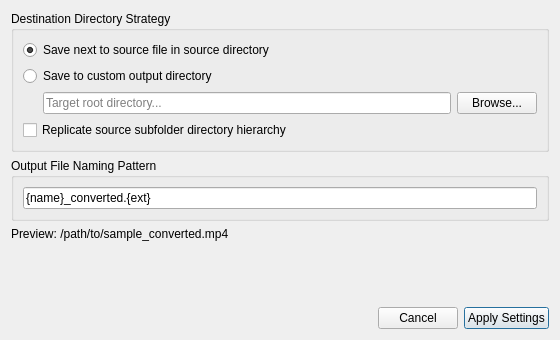
<?xml version="1.0" encoding="UTF-8"?>
<ui version="4.0">
 <class>OutputPathDialog</class>
 <widget class="QDialog" name="OutputPathDialog">
  <property name="geometry">
   <rect>
    <x>0</x>
    <y>0</y>
    <width>560</width>
    <height>340</height>
   </rect>
  </property>
  <property name="windowTitle">
   <string>Manual Output Path &amp; Hierarchy Formatting</string>
  </property>
  <layout class="QVBoxLayout" name="mainOutputLayout">
   <item>
    <widget class="QGroupBox" name="grpFolderFormat">
     <property name="title">
      <string>Destination Directory Strategy</string>
     </property>
     <layout class="QVBoxLayout" name="folderStrategyLayout">
      <item>
       <widget class="QRadioButton" name="radSameAsSource">
        <property name="text">
         <string>Save next to source file in source directory</string>
        </property>
        <property name="checked">
         <bool>true</bool>
        </property>
       </widget>
      </item>
      <item>
       <widget class="QRadioButton" name="radCustomFolder">
        <property name="text">
         <string>Save to custom output directory</string>
        </property>
       </widget>
      </item>
      <item>
       <layout class="QHBoxLayout" name="customDirLayout">
        <property name="leftMargin">
         <number>20</number>
        </property>
        <item>
         <widget class="QLineEdit" name="txtBaseOutputDir">
          <property name="placeholderText">
           <string>Target root directory...</string>
          </property>
         </widget>
        </item>
        <item>
         <widget class="QPushButton" name="btnBrowseDir">
          <property name="text">
           <string>Browse...</string>
          </property>
         </widget>
        </item>
       </layout>
      </item>
      <item>
       <widget class="QCheckBox" name="chkReplicateTree">
        <property name="text">
         <string>Replicate source subfolder directory hierarchy</string>
        </property>
       </widget>
      </item>
     </layout>
    </widget>
   </item>
   <item>
    <widget class="QGroupBox" name="grpFileNaming">
     <property name="title">
      <string>Output File Naming Pattern</string>
     </property>
     <layout class="QHBoxLayout" name="fileNamingLayout">
      <item>
       <widget class="QLineEdit" name="txtNamingPattern">
        <property name="text">
         <string>{name}_converted.{ext}</string>
        </property>
       </widget>
      </item>
     </layout>
    </widget>
   </item>
   <item>
    <widget class="QLabel" name="lblLivePreview">
     <property name="text">
      <string>Preview: /path/to/sample_converted.mp4</string>
     </property>
    </widget>
   </item>
   <item>
    <spacer name="vSpacerOut">
     <property name="orientation">
      <enum>Qt::Vertical</enum>
     </property>
     <property name="sizeHint" stdset="0">
      <size>
       <width>20</width>
       <height>10</height>
      </size>
     </property>
    </spacer>
   </item>
   <item>
    <layout class="QHBoxLayout" name="buttonsLayout">
     <item>
      <spacer name="hSpacerOut">
       <property name="orientation">
        <enum>Qt::Horizontal</enum>
       </property>
       <property name="sizeHint" stdset="0">
        <size>
         <width>40</width>
         <height>20</height>
        </size>
       </property>
      </spacer>
     </item>
     <item>
      <widget class="QPushButton" name="btnCancel">
       <property name="text">
        <string>Cancel</string>
       </property>
      </widget>
     </item>
     <item>
      <widget class="QPushButton" name="btnApplyPath">
       <property name="text">
        <string>Apply Settings</string>
       </property>
       <property name="default">
        <bool>true</bool>
       </property>
      </widget>
     </item>
    </layout>
   </item>
  </layout>
 </widget>
 <resources/>
 <connections/>
</ui>
